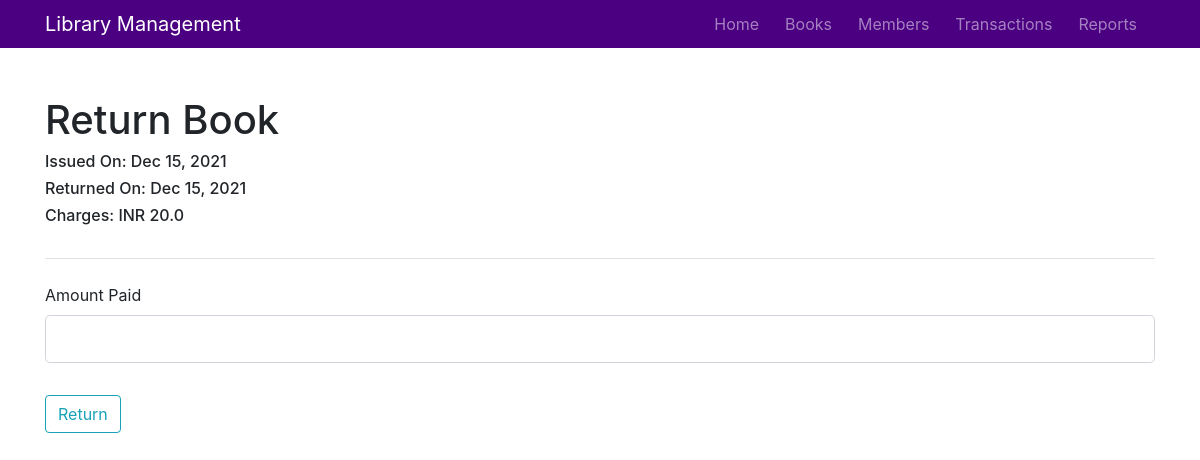
The page /transactions/close/7 on the database its author committed.
### library_management/models.py (models this page shows)
class Transaction(db.Model):
    __tablename__='transaction'
    transaction_id = db.Column(db.Integer, primary_key=True)
    member_id = db.Column(db.Integer, db.ForeignKey('member.member_id'))
    book_id = db.Column(db.Integer, db.ForeignKey('book.book_id'))
    issued_on = db.Column(db.DateTime, nullable=False, default=datetime.utcnow)
    charges = db.Column(db.Integer, nullable=False, default=0)
    amount_paid = db.Column(db.Integer, nullable=False, default=0)
    closed = db.Column(db.Boolean, nullable=False, default=False)

### library_management/transactions/routes.py (the view, shortened to what this page needs)
@transactions.route('/transactions/close/<int:id>', methods=['GET', 'POST'])
def return_book(id):
    return_form = ReturnForm()
    transaction = Transaction.query.get_or_404(id)
    return render_template('return.html', title="Return", return_form=return_form, transaction=transaction, time=datetime.utcnow())

### library_management/transactions/forms.py
class ReturnForm(FlaskForm):
    amount = IntegerField('Amount Paid', validators=[validators.DataRequired()])
    returnBtn = SubmitField('Return')

### library_management/templates/return.html (shortened to what this page needs)
{% extends "layout.html" %}
{% block content %}
    <br>
    <h1>Return Book</h1>
    <h6>Issued On: {{"{}".format(transaction.issued_on.strftime("%b %d, %Y"))}}</h6>
    <h6>Returned On: {{time.strftime("%b %d, %Y")}}</h6>
    <h6>Charges: {{"INR {:.1f}".format(transaction.charges)}}</h6>
    <br>
    <form method="POST" action="">
        <fieldset class="form-group">
            <legend class="border-bottom mb-4">{{ legend }}</legend>
            <div class="form-group">
                {{ return_form.amount.label(class="form-control-label") }}
                {% if return_form.amount.errors %}
                    {{ return_form.amount(class="form-control form-control-lg is-invalid") }}
                    <div class="invalid-feedback">
                        {% for error in return_form.amount.errors %}
                            <span>{{ error }}</span>
                        {% endfor %}
                    </div>
                {% else %}
                    {{ return_form.amount(class="form-control form-control-lg") }}
                {% endif %}
            </div>
        </fieldset>
        <div class="form-group">
            {{ return_form.returnBtn(class="btn btn-outline-info") }}
        </div>
    </form>
{% endblock content %}

### library_management/static/main.css (style rules this page uses)
* { margin: 0; padding: 0; box-sizing: border-box; }

### rows shown on the page
Transaction: issued_on "Dec 15, 2021", strftime "Dec 15, 2021", charges "INR 20.0"

### other values the page prints
{{ return_form.amount.label(class="form-control-label") }} "Amount Paid"
